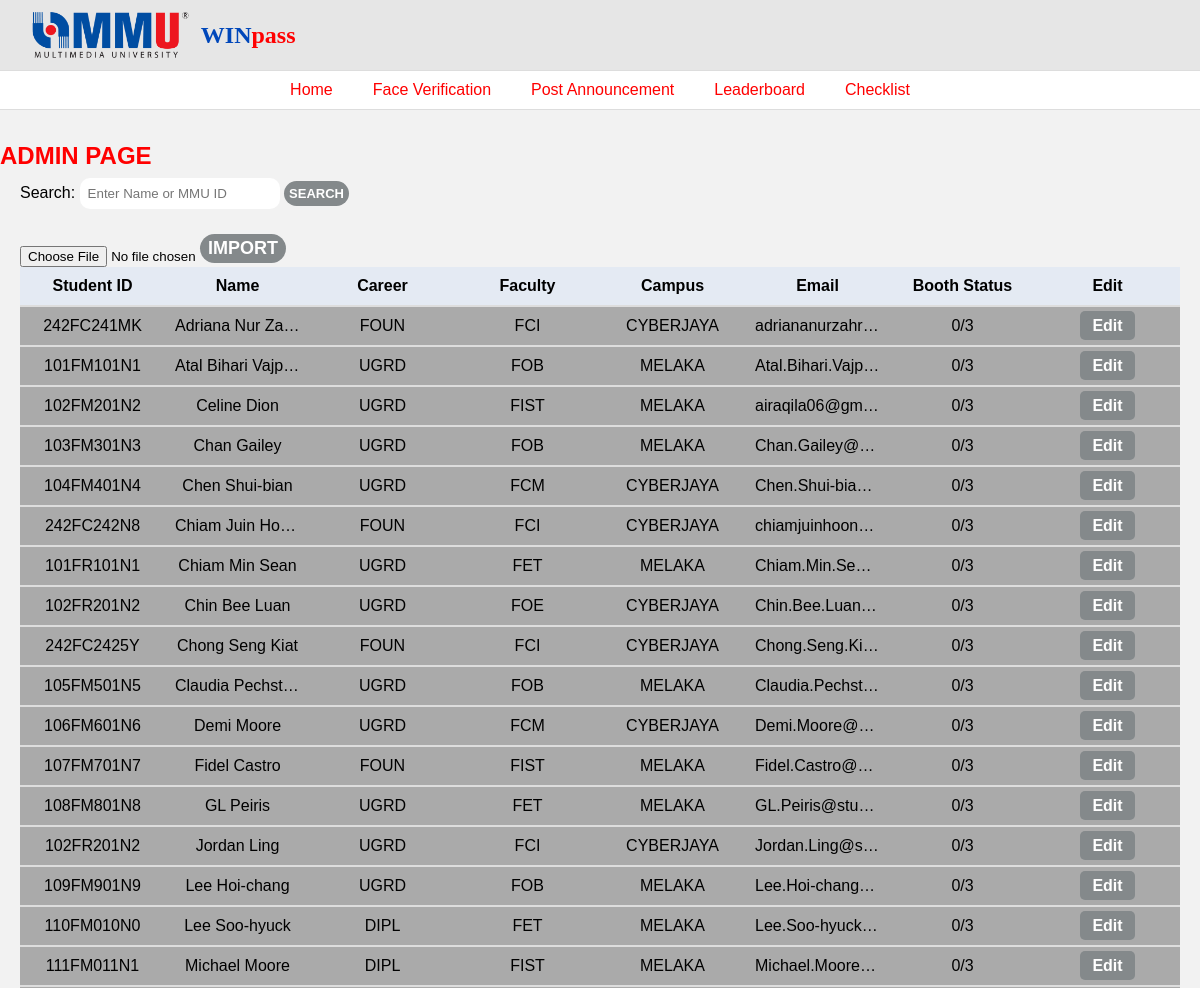
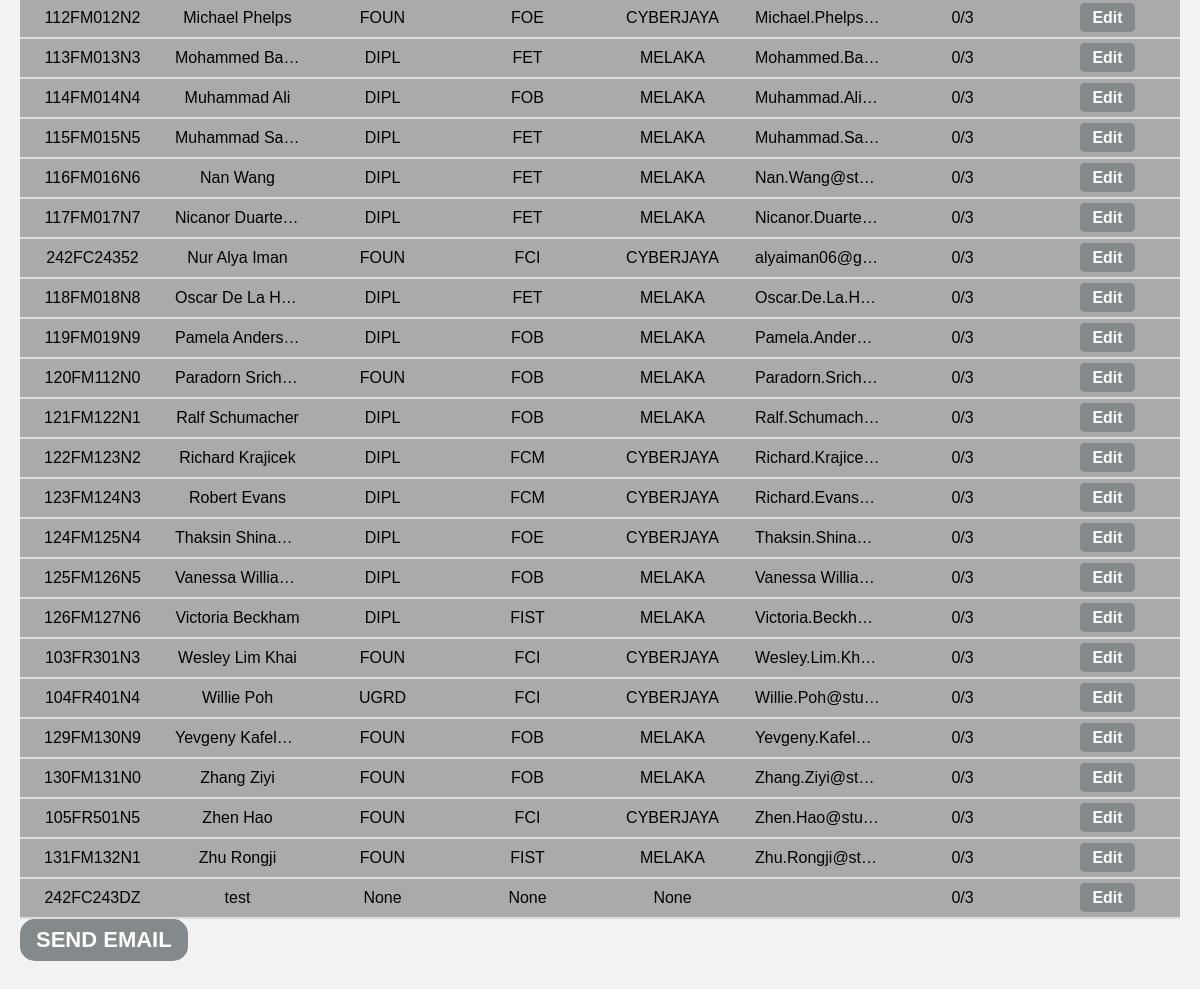
Page /Admin-Page on the committed database (2 pictures, top to bottom).
### tables this page shows
CREATE TABLE "user" (
	"id"	INTEGER,
	"name"	TEXT NOT NULL,
	"mmu_id"	TEXT NOT NULL,
	"email"	TEXT NOT NULL,
	"password"	TEXT NOT NULL,
	"hall"	TEXT,
	"career"	TEXT,
	"faculty"	TEXT,
	"campus"	TEXT,
	"face_data"	BLOB,
	"qr_code"	INTEGER,
	"ticket_path"	TEXT,
	"goodies_status"	TEXT DEFAULT 'Pending',
	"badge_status"	TEXT DEFAULT 'Pending',
	"ticket_status"	NUMERIC DEFAULT 'Pending',
	"size"	TEXT,
	"timeslot"	TEXT,
	"nonce"	TEXT,
	PRIMARY KEY("id" AUTOINCREMENT)
);

### app.py (the view)
@app.route('/Admin-Page')
def admin_page():
    search_query = request.args.get('search' , '')
    conn = sqlite3.connect(db_path)
    cursor = conn.cursor()
    if search_query:
        cursor.execute("SELECT mmu_id, name, career, faculty, campus, email, goodies_status, badge_status, ticket_status FROM user WHERE name LIKE ? OR mmu_id LIKE ?", ('%' + search_query + '%', '%' + search_query + '%'))
    else:
        cursor.execute("SELECT mmu_id, name, career, faculty, campus, email, goodies_status, badge_status, ticket_status FROM user")
    students = cursor.fetchall()
    updated_students = []
    for student in students:
        mmu_id, name, career, faculty, campus, email, goodies_status, badge_status, ticket_status = student
        statuses = [goodies_status, badge_status, ticket_status]
        booth_status = f"{statuses.count('collected')}/3"
        updated_students.append((mmu_id, name, career, faculty, campus, email, booth_status))
    conn.close()
    return render_template('admin_page.html', students=updated_students)

### templates/admin_page.html (shortened to what this page needs)
<!DOCTYPE html>
<html lang="en">
<head>
  <link rel="stylesheet" href="{{ url_for('static', filename='style.css') }}">
</head>
<body>
    <header>
     <div class="top-bar">
       <div class="logo-area">
         <img src="{{ url_for('static', filename='img_mmu.png') }}" alt="MMU Logo" class="logo"/>
         <span class="win">WIN<span class="pass">pass</span></span>
       </div>
     </div>
     <nav>
       <ul>
           <li><a href="{{ url_for('admin_landing') }}">Home</a></li>
         <li><a href="{{ url_for('face_verification') }}">Face Verification</a></li>
         <li><a href="{{ url_for('post_announcement') }}">Post Announcement</a></li>
         <li><a href="{{ url_for('leaderboard') }}">Leaderboard</a></li>
        <li><a href="{{ url_for('register_checklist') }}">Checklist</a></li>
       </ul>
     </nav>
   </header>
   <main>
    <h2>ADMIN PAGE</h2>
    <div class="search-box">
       <form method="GET" action="{{ url_for('admin_page') }}">
         <label for="search">Search:</label>
         <input type="text" name="search" id="search" value="{{ request.args.get('search', '') }}" placeholder="{% if not request.args.get('search') %}Enter Name or MMU ID{% endif %}"/>
         <button class="search-button" type="submit">SEARCH</button>
       </form>
     </div>
      <div class="table-container">
        <form action="{{ url_for('import_csv') }}" method="POST" enctype="multipart/form-data">
          <input type="file" name="csv_file" accept=".csv" required />
          <button class="import-button" type="submit">IMPORT</button>
        </form>
        <table>
          <thead>
            <tr>
             <th>Student ID</th>
             <th>Name</th>
             <th>Career</th>
             <th>Faculty</th>
             <th>Campus</th>
             <th>Email</th>
             <th>Booth Status</th>
             <th>Edit</th>
           </tr>
         </thead>
          <tbody>
          {% for student in students %}
             <tr>
               <td>{{ student[0] }}</td>
               <td>{{ student[1] }}</td>
               <td>{{ student[2] }}</td>
               <td>{{ student[3] }}</td>
               <td>{{ student[4] }}</td>
               <td>{{ student[5] }}</td>
               <td>{{ student[6] }}</td>
               <td> <a href="{{ url_for('edit_student', mmu_id=student[0]) }}" class="btn btn-primary">Edit</a> </td>
              </tr>
          {% endfor %}
            </tbody>
            </table>
         <form action="{{ url_for('email_button') }}" method="get">
          <button type="submit" class="email-button">SEND EMAIL</button>
        </form>
      </div>
   </main>
</body>
</html>

### static/style.css (style rules this page uses)
* { margin: 0; padding: 0; box-sizing: border-box; font-family: Arial, sans-serif; }
body { background-color: #f2f2f2; }
.top-bar { background-color: #e6e6e6; display: flex; justify-content: space-between; align-items: center; padding: 10px 30px; }
.logo-area { display: flex; align-items: center; gap: 10px; }
.logo { height: 50px; }
.win { font-family: "Trirong", serif; font-size: 24px; font-weight: bold; color: #0047ba; }
.pass { font-family: "Trirong", serif; color: red; }
nav { background-color: white; border-top: 1px solid #ddd; border-bottom: 1px solid #ddd; }
nav ul { display: flex; justify-content: center; padding: 10px 0; list-style: none; gap: 40px; }
nav a { color: red; text-decoration: none; font-weight: 500; }
button { padding: 13px; cursor: pointer; background-color: #4281e7; color: #fff; font-size: 22px; border-radius: 12px; }
.search-box { padding: 0 20px 20px 20px; }
.search-button { padding: 5px 5px; background-color: hsl(195, 3%, 53%); color: white; border: none; border-radius: 15px; font-weight: bolder; cursor: pointer; margin-bottom: 20px; font-size: small; }
input[type="text"] { padding: 8px; border-radius: 10px; border: none; width: 200px; }
.table-container { padding: 0 20px 40px 20px; position: relative; }
table { width: 100%; border-collapse: collapse; background-color: #aaa; color: black; table-layout: fixed; }
th, td { padding: 10px; text-align: center; border-bottom: 2px solid #ddd; overflow: hidden; text-overflow: ellipsis; white-space: nowrap; }
th { background-color: #e4eaf3; font-weight: bold; }
th, td { width: 16.66%; }
.email-button { margin-bottom: 10px; padding: 8px 16px; background-color: hsl(195, 3%, 53%); color: white; border: none; border-radius: 15px; font-weight: bold; cursor: pointer; }
h2 { color: red; padding-bottom: 8px; margin-top: 32px; font-weight: bolder; }
a { color: #00bfff; text-decoration: none; }
.btn { padding: 0.4rem 0.8rem; border: none; border-radius: 5px; text-decoration: none; font-weight: bolder; }
.btn-primary { background-color: hsl(195, 3%, 53%); color: white; }

### rows in the picture
user: mmu "242FC241MK", name "Adriana Nur Za…", career "FOUN", faculty "FCI", campus "CYBERJAYA", email "adriananurzahr…", student "0/3"
user: mmu "101FM101N1", name "Atal Bihari Vajp…", career "UGRD", faculty "FOB", campus "MELAKA", email "Atal.Bihari.Vajp…", student "0/3"
user: mmu "102FM201N2", name "Celine Dion", career "UGRD", faculty "FIST", campus "MELAKA", email "airaqila06@gm…", student "0/3"
user: mmu "103FM301N3", name "Chan Gailey", career "UGRD", faculty "FOB", campus "MELAKA", email "Chan.Gailey@…", student "0/3"
user: mmu "104FM401N4", name "Chen Shui-bian", career "UGRD", faculty "FCM", campus "CYBERJAYA", email "Chen.Shui-bia…", student "0/3"
user: mmu "242FC242N8", name "Chiam Juin Ho…", career "FOUN", faculty "FCI", campus "CYBERJAYA", email "chiamjuinhoon…", student "0/3"
user: mmu "101FR101N1", name "Chiam Min Sean", career "UGRD", faculty "FET", campus "MELAKA", email "Chiam.Min.Se…", student "0/3"
user: mmu "102FR201N2", name "Chin Bee Luan", career "UGRD", faculty "FOE", campus "CYBERJAYA", email "Chin.Bee.Luan…", student "0/3"
user: mmu "242FC2425Y", name "Chong Seng Kiat", career "FOUN", faculty "FCI", campus "CYBERJAYA", email "Chong.Seng.Ki…", student "0/3"
user: mmu "105FM501N5", name "Claudia Pechst…", career "UGRD", faculty "FOB", campus "MELAKA", email "Claudia.Pechst…", student "0/3"
user: mmu "106FM601N6", name "Demi Moore", career "UGRD", faculty "FCM", campus "CYBERJAYA", email "Demi.Moore@…", student "0/3"
user: mmu "107FM701N7", name "Fidel Castro", career "FOUN", faculty "FIST", campus "MELAKA", email "Fidel.Castro@…", student "0/3"
user: mmu "108FM801N8", name "GL Peiris", career "UGRD", faculty "FET", campus "MELAKA", email "GL.Peiris@stu…", student "0/3"
user: mmu "102FR201N2", name "Jordan Ling", career "UGRD", faculty "FCI", campus "CYBERJAYA", email "Jordan.Ling@s…", student "0/3"
user: mmu "109FM901N9", name "Lee Hoi-chang", career "UGRD", faculty "FOB", campus "MELAKA", email "Lee.Hoi-chang…", student "0/3"
user: mmu "110FM010N0", name "Lee Soo-hyuck", career "DIPL", faculty "FET", campus "MELAKA", email "Lee.Soo-hyuck…", student "0/3"
user: mmu "111FM011N1", name "Michael Moore", career "DIPL", faculty "FIST", campus "MELAKA", email "Michael.Moore…", student "0/3"
user: mmu "112FM012N2", name "Michael Phelps", career "FOUN", faculty "FOE", campus "CYBERJAYA", email "Michael.Phelps…", student "0/3"
user: mmu "113FM013N3", name "Mohammed Ba…", career "DIPL", faculty "FET", campus "MELAKA", email "Mohammed.Ba…", student "0/3"
user: mmu "114FM014N4", name "Muhammad Ali", career "DIPL", faculty "FOB", campus "MELAKA", email "Muhammad.Ali…", student "0/3"
user: mmu "115FM015N5", name "Muhammad Sa…", career "DIPL", faculty "FET", campus "MELAKA", email "Muhammad.Sa…", student "0/3"
user: mmu "116FM016N6", name "Nan Wang", career "DIPL", faculty "FET", campus "MELAKA", email "Nan.Wang@st…", student "0/3"
user: mmu "117FM017N7", name "Nicanor Duarte…", career "DIPL", faculty "FET", campus "MELAKA", email "Nicanor.Duarte…", student "0/3"
user: mmu "242FC24352", name "Nur Alya Iman", career "FOUN", faculty "FCI", campus "CYBERJAYA", email "alyaiman06@g…", student "0/3"
user: mmu "118FM018N8", name "Oscar De La H…", career "DIPL", faculty "FET", campus "MELAKA", email "Oscar.De.La.H…", student "0/3"
user: mmu "119FM019N9", name "Pamela Anderson", career "DIPL", faculty "FOB", campus "MELAKA", email "Pamela.Ander…", student "0/3"
user: mmu "120FM112N0", name "Paradorn Srich…", career "FOUN", faculty "FOB", campus "MELAKA", email "Paradorn.Srich…", student "0/3"
user: mmu "121FM122N1", name "Ralf Schumacher", career "DIPL", faculty "FOB", campus "MELAKA", email "Ralf.Schumach…", student "0/3"
user: mmu "122FM123N2", name "Richard Krajicek", career "DIPL", faculty "FCM", campus "CYBERJAYA", email "Richard.Krajice…", student "0/3"
user: mmu "123FM124N3", name "Robert Evans", career "DIPL", faculty "FCM", campus "CYBERJAYA", email "Richard.Evans…", student "0/3"
user: mmu "124FM125N4", name "Thaksin Shina…", career "DIPL", faculty "FOE", campus "CYBERJAYA", email "Thaksin.Shina…", student "0/3"
user: mmu "125FM126N5", name "Vanessa Williams", career "DIPL", faculty "FOB", campus "MELAKA", email "Vanessa Willia…", student "0/3"
user: mmu "126FM127N6", name "Victoria Beckham", career "DIPL", faculty "FIST", campus "MELAKA", email "Victoria.Beckh…", student "0/3"
user: mmu "103FR301N3", name "Wesley Lim Khai", career "FOUN", faculty "FCI", campus "CYBERJAYA", email "Wesley.Lim.Kh…", student "0/3"
user: mmu "104FR401N4", name "Willie Poh", career "UGRD", faculty "FCI", campus "CYBERJAYA", email "Willie.Poh@stu…", student "0/3"
user: mmu "129FM130N9", name "Yevgeny Kafel…", career "FOUN", faculty "FOB", campus "MELAKA", email "Yevgeny.Kafel…", student "0/3"
user: mmu "130FM131N0", name "Zhang Ziyi", career "FOUN", faculty "FOB", campus "MELAKA", email "Zhang.Ziyi@st…", student "0/3"
user: mmu "105FR501N5", name "Zhen Hao", career "FOUN", faculty "FCI", campus "CYBERJAYA", email "Zhen.Hao@stu…", student "0/3"
user: mmu "131FM132N1", name "Zhu Rongji", career "FOUN", faculty "FIST", campus "MELAKA", email "Zhu.Rongji@st…", student "0/3"
user: mmu "242FC243DZ", name "test", student "None", student "0/3"
